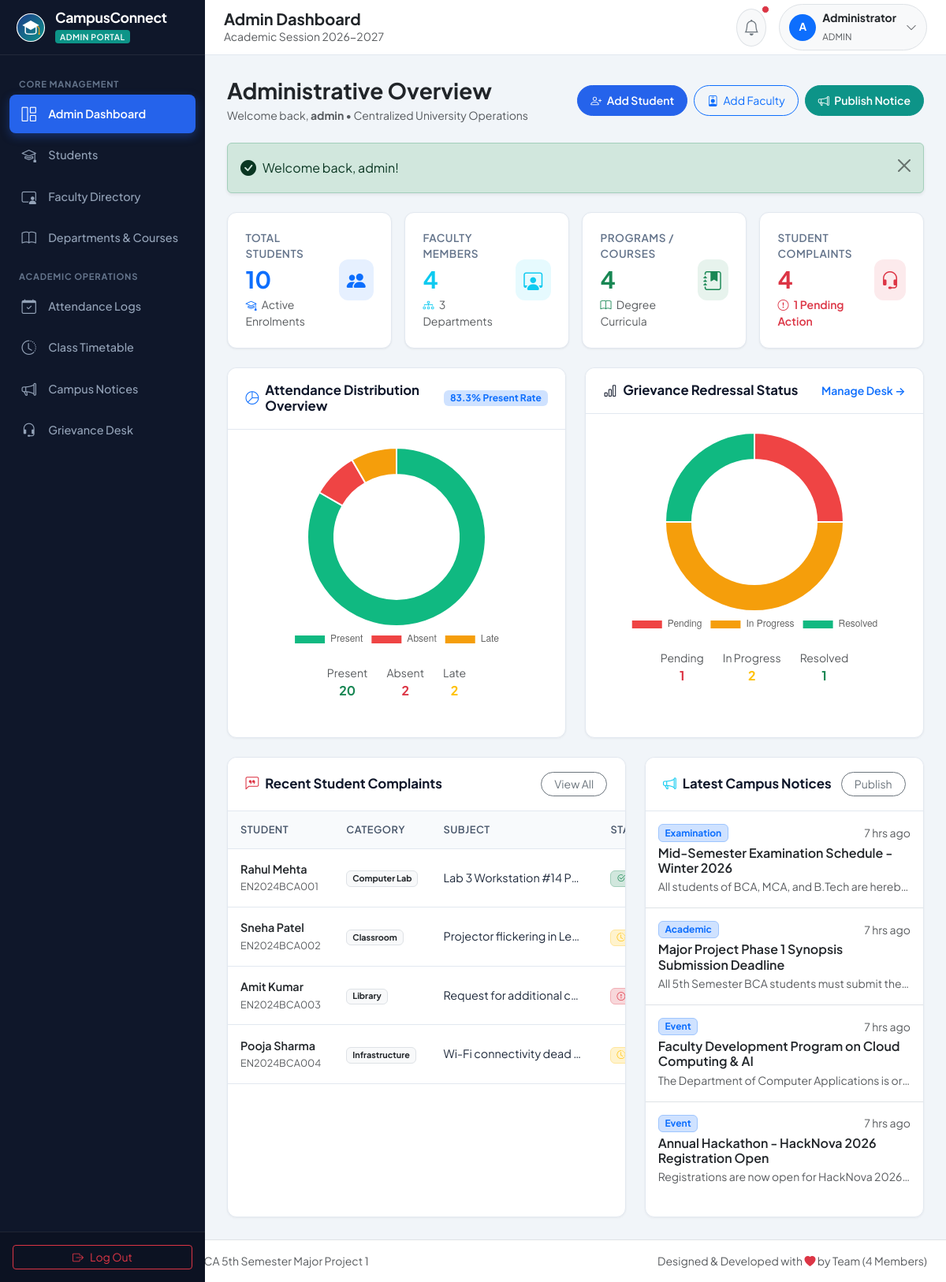
Page /admin/dashboard.php (signed in) on the committed database.
### tables this page shows
CREATE TABLE `users` (
  `id` INT AUTO_INCREMENT PRIMARY KEY,
  `username` VARCHAR(60) NOT NULL UNIQUE,
  `email` VARCHAR(100) NOT NULL UNIQUE,
  `password` VARCHAR(255) NOT NULL,
  `role` ENUM('admin', 'faculty', 'student') NOT NULL,
  `status` ENUM('active', 'inactive') NOT NULL DEFAULT 'active',
  `last_login` DATETIME NULL,
  `created_at` TIMESTAMP NOT NULL DEFAULT CURRENT_TIMESTAMP,
  `updated_at` TIMESTAMP NOT NULL DEFAULT CURRENT_TIMESTAMP ON UPDATE CURRENT_TIMESTAMP,
  INDEX `idx_users_role` (`role`),
  INDEX `idx_users_status` (`status`)
);

CREATE TABLE `complaints` (
  `id` INT AUTO_INCREMENT PRIMARY KEY,
  `student_id` INT NOT NULL,
  `category` ENUM('Infrastructure', 'Classroom', 'Faculty', 'Library', 'Computer Lab', 'Other') NOT NULL,
  `subject` VARCHAR(150) NOT NULL,
  `description` TEXT NOT NULL,
  `status` ENUM('Pending', 'In Progress', 'Resolved') NOT NULL DEFAULT 'Pending',
  `admin_remarks` TEXT NULL,
  `created_at` TIMESTAMP NOT NULL DEFAULT CURRENT_TIMESTAMP,
  `updated_at` TIMESTAMP NOT NULL DEFAULT CURRENT_TIMESTAMP ON UPDATE CURRENT_TIMESTAMP,
  CONSTRAINT `fk_complaint_student` FOREIGN KEY (`student_id`) REFERENCES `students` (`id`) ON DELETE CASCADE,
  INDEX `idx_complaint_status` (`status`),
  INDEX `idx_complaint_cat` (`category`)
);

CREATE TABLE `students` (
  `id` INT AUTO_INCREMENT PRIMARY KEY,
  `user_id` INT NOT NULL UNIQUE,
  `enrollment_no` VARCHAR(40) NOT NULL UNIQUE,
  `first_name` VARCHAR(60) NOT NULL,
  `last_name` VARCHAR(60) NOT NULL,
  `email` VARCHAR(100) NOT NULL UNIQUE,
  `phone` VARCHAR(20) NULL,
  `gender` ENUM('Male', 'Female', 'Other') NOT NULL,
  `dob` DATE NULL,
  `course_id` INT NOT NULL,
  `current_semester` INT NOT NULL DEFAULT 1,
  `academic_year` VARCHAR(20) NOT NULL DEFAULT '2026-2027',
  `address` TEXT NULL,
  `profile_pic` VARCHAR(255) DEFAULT 'default_student.png',
  `created_at` TIMESTAMP NOT NULL DEFAULT CURRENT_TIMESTAMP,
  CONSTRAINT `fk_students_user` FOREIGN KEY (`user_id`) REFERENCES `users` (`id`) ON DELETE CASCADE,
  CONSTRAINT `fk_students_course` FOREIGN KEY (`course_id`) REFERENCES `courses` (`id`) ON DELETE RESTRICT,
  INDEX `idx_students_class` (`course_id`, `current_semester`)
);

CREATE TABLE `notices` (
  `id` INT AUTO_INCREMENT PRIMARY KEY,
  `title` VARCHAR(200) NOT NULL,
  `content` TEXT NOT NULL,
  `target_audience` ENUM('all', 'students', 'faculty') NOT NULL DEFAULT 'all',
  `category` ENUM('Academic', 'Examination', 'Event', 'Urgent', 'General') NOT NULL DEFAULT 'General',
  `posted_by_user_id` INT NOT NULL,
  `attachment_path` VARCHAR(255) NULL,
  `is_pinned` TINYINT(1) NOT NULL DEFAULT 0,
  `created_at` TIMESTAMP NOT NULL DEFAULT CURRENT_TIMESTAMP,
  CONSTRAINT `fk_notices_user` FOREIGN KEY (`posted_by_user_id`) REFERENCES `users` (`id`) ON DELETE CASCADE,
  INDEX `idx_notice_audience` (`target_audience`),
  INDEX `idx_notice_pinned` (`is_pinned`)
);

### admin/dashboard.php (the view, shortened to what the rows shown need)
<?php
require_once __DIR__ . '/../config/database.php';
require_once __DIR__ . '/../includes/auth.php';
require_once __DIR__ . '/../includes/functions.php';
try {
    $pendingComplaints = $pdo->query("SELECT COUNT(*) FROM complaints WHERE status = 'Pending'")->fetchColumn();
    $inProgressComplaints = $pdo->query("SELECT COUNT(*) FROM complaints WHERE status = 'In Progress'")->fetchColumn();
    $resolvedComplaints = $pdo->query("SELECT COUNT(*) FROM complaints WHERE status = 'Resolved'")->fetchColumn();
    $presentCount = $pdo->query("SELECT COUNT(*) FROM attendance WHERE status = 'Present'")->fetchColumn();
    $absentCount = $pdo->query("SELECT COUNT(*) FROM attendance WHERE status = 'Absent'")->fetchColumn();
    $lateCount = $pdo->query("SELECT COUNT(*) FROM attendance WHERE status = 'Late'")->fetchColumn();
    $recentComplaintsStmt = $pdo->query("
        SELECT c.*, s.first_name, s.last_name, s.enrollment_no, cr.course_code
        FROM complaints c
        JOIN students s ON c.student_id = s.id
        JOIN courses cr ON s.course_id = cr.id
        ORDER BY c.created_at DESC
        LIMIT 5
    ");
    $recentComplaints = $recentComplaintsStmt->fetchAll();
    $latestNoticesStmt = $pdo->query("
        SELECT n.*, u.username as posted_by
        FROM notices n
        JOIN users u ON n.posted_by_user_id = u.id
        ORDER BY n.is_pinned DESC, n.created_at DESC
        LIMIT 4
    ");
    $latestNotices = $latestNoticesStmt->fetchAll();
} catch (Exception $e) {
    die("Error fetching dashboard analytics: " . $e->getMessage());
}
require_once __DIR__ . '/../includes/header.php';
?>
<div class="main-wrapper">
    <div class="page-content">
        <div class="d-flex flex-column flex-md-row justify-content-between align-items-md-center gap-3 mb-4">
            <div>
                <p class="text-muted small mb-0">Welcome back, <strong><?= e($currentUser['username']) ?></strong> &bull; Centralized University Operations</p>
            </div>
        </div>
        <div class="row g-4">
            <div class="col-lg-7">
                <div class="app-card h-100">
                    <div class="table-responsive">
                        <table class="table table-custom">
                            <thead>
                                <tr>
                                    <th>Student</th>
                                    <th>Category</th>
                                    <th>Subject</th>
                                    <th>Status</th>
                                </tr>
                            </thead>
                            <tbody>
                                <?php if (empty($recentComplaints)): ?>
                                    <tr>
                                        <td colspan="5" class="text-center text-muted py-4">No student grievances recorded.</td>
                                    </tr>
                                <?php else: ?>
                                    <?php foreach ($recentComplaints as $c): ?>
                                        <tr>
                                            <td>
                                                <div class="fw-semibold text-dark"><?= e($c['first_name'] . ' ' . $c['last_name']) ?></div>
                                                <small class="text-muted"><?= e($c['enrollment_no']) ?></small>
                                            </td>
                                            <td><span class="badge bg-light text-dark border"><?= e($c['category']) ?></span></td>
                                            <td>
                                                <div class="text-truncate" style="max-width: 180px;" title="<?= e($c['subject']) ?>">
                                                    <?= e($c['subject']) ?>
                                                </div>
                                            </td>
                                            <td><?= get_status_badge($c['status']) ?></td>
                                        </tr>
                                    <?php endforeach; ?>
                                <?php endif; ?>
                            </tbody>
                        </table>
                    </div>
                </div>
            </div>
            <div class="col-lg-5">
                <div class="app-card h-100">
                    <div class="list-group list-group-flush">
                        <?php if (empty($latestNotices)): ?>
                            <div class="p-4 text-center text-muted">No notices published yet.</div>
                        <?php else: ?>
                            <?php foreach ($latestNotices as $n): ?>
                                <div class="list-group-item p-3">
                                    <div class="d-flex justify-content-between align-items-center mb-1">
                                        <span class="badge bg-primary-subtle text-primary border border-primary-subtle small"><?= e($n['category']) ?></span>
                                        <small class="text-muted"><?= time_ago($n['created_at']) ?></small>
                                    </div>
                                    <h6 class="fw-semibold text-dark mb-1"><?= e($n['title']) ?></h6>
                                    <p class="text-muted small mb-0 text-truncate"><?= e($n['content']) ?></p>
                                </div>
                            <?php endforeach; ?>
                        <?php endif; ?>
                    </div>
                </div>
            </div>
        </div>
    </div>
<script>
document.addEventListener('DOMContentLoaded', function () {
    // Attendance Donut Chart
    const attCtx = document.getElementById('attendanceChart');
    if (attCtx) {
        new Chart(attCtx, {
            type: 'doughnut',
            data: {
                labels: ['Present', 'Absent', 'Late'],
                datasets: [{
                    data: [<?= (int)$presentCount ?>, <?= (int)$absentCount ?>, <?= (int)$lateCount ?>],
                    backgroundColor: ['#10b981', '#ef4444', '#f59e0b'],
                    borderWidth: 2,
                    borderColor: '#ffffff'
                }]
            },
            options: {
                responsive: true,
                maintainAspectRatio: false,
                plugins: {
                    legend: { position: 'bottom' }
                },
                cutout: '70%'
            }
        });
    }
    // Complaints Status Bar/Doughnut Chart
    const compCtx = document.getElementById('complaintsChart');
    if (compCtx) {
        new Chart(compCtx, {
            type: 'doughnut',
            data: {
                labels: ['Pending', 'In Progress', 'Resolved'],
                datasets: [{
                    data: [<?= (int)$pendingComplaints ?>, <?= (int)$inProgressComplaints ?>, <?= (int)$resolvedComplaints ?>],
                    backgroundColor: ['#ef4444', '#f59e0b', '#10b981'],
                    borderWidth: 2,
                    borderColor: '#ffffff'
                }]
            },
            options: {
                responsive: true,
                maintainAspectRatio: false,
                plugins: {
                    legend: { position: 'bottom' }
                },
                cutout: '70%'
            }
        });
    }
});
</script>
<?php require_once __DIR__ . '/../includes/footer.php'; ?>

### includes/functions.php (shortened to what the rows shown need)
<?php
function e($string) {
    return htmlspecialchars((string)$string, ENT_QUOTES, 'UTF-8');
}
function time_ago($datetime) {
    $time = strtotime($datetime);
    $diff = time() - $time;
    if ($diff < 60) {
        return 'Just now';
    } elseif ($diff < 3600) {
        $mins = round($diff / 60);
        return $mins . ' min' . ($mins > 1 ? 's' : '') . ' ago';
    } elseif ($diff < 86400) {
        $hours = round($diff / 3600);
        return $hours . ' hr' . ($hours > 1 ? 's' : '') . ' ago';
    } elseif ($diff < 604800) {
        $days = round($diff / 86400);
        return $days . ' day' . ($days > 1 ? 's' : '') . ' ago';
    } else {
        return date('d M Y', $time);
    }
}
function get_status_badge($status) {
    switch (strtolower(trim($status))) {
        case 'present':
        case 'resolved':
        case 'graded':
        case 'active':
            return '<span class="badge bg-success-subtle text-success border border-success-subtle px-2.5 py-1.5"><i class="bi bi-check2-circle me-1"></i>' . e($status) . '</span>';
        case 'in progress':
        case 'submitted':
        case 'late':
            return '<span class="badge bg-warning-subtle text-warning border border-warning-subtle px-2.5 py-1.5"><i class="bi bi-clock-history me-1"></i>' . e($status) . '</span>';
        case 'pending':
        case 'absent':
        case 'inactive':
        case 'resubmission':
            return '<span class="badge bg-danger-subtle text-danger border border-danger-subtle px-2.5 py-1.5"><i class="bi bi-exclamation-circle me-1"></i>' . e($status) . '</span>';
    }
}

### rows in the picture
users: username "admin"
complaints: student.last_name "Rahul Mehta", student.enrollment_no "EN2024BCA001", category "Computer Lab", subject "Lab 3 Workstation #14 P…"
complaints: student.last_name "Sneha Patel", student.enrollment_no "EN2024BCA002", category "Classroom", subject "Projector flickering in Le…"
complaints: student.last_name "Amit Kumar", student.enrollment_no "EN2024BCA003", category "Library", subject "Request for additional c…"
complaints: student.last_name "Pooja Sharma", student.enrollment_no "EN2024BCA004", category "Infrastructure", subject "Wi-Fi connectivity dead…"
notices: category "Examination", created_at "7 hrs ago", title "Mid-Semester Examination Schedule - Winter 2026", content "All students of BCA, MCA, and B.Tech are hereb…"
notices: category "Academic", created_at "7 hrs ago", title "Major Project Phase 1 Synopsis Submission Deadline", content "All 5th Semester BCA students must submit the…"
notices: category "Event", created_at "7 hrs ago", title "Faculty Development Program on Cloud Computing & AI", content "The Department of Computer Applications is or…"
notices: category "Event", created_at "7 hrs ago", title "Annual Hackathon - HackNova 2026 Registration Open", content "Registrations are now open for HackNova 2026…"

### other values in the picture
$pageTitle "Admin Dashboard"
$currentUser['full_name'] "Administrator"
$currentRole "ADMIN"
$message "Welcome back, admin!"
$totalStudents "10"
$totalFaculty "4"
$totalDepts "3"
$totalCourses "4"
$totalComplaints "4"
$pendingComplaints "1"
$overallAttendancePct "83.3"
$presentCount "20"
$absentCount "2"
$lateCount "2"
$inProgressComplaints "2"
